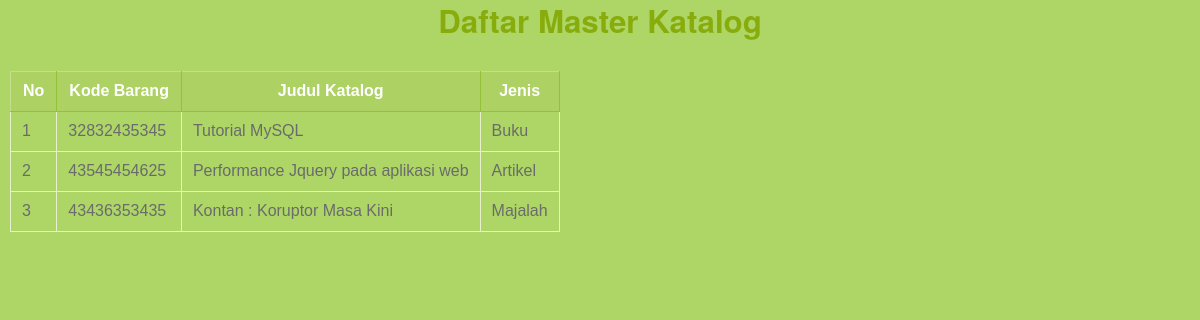
/daftar_katalog.php, run on the app's committed database.
### tables this page shows
CREATE TABLE IF NOT EXISTS `katalog` (
  `id` int(50) NOT NULL AUTO_INCREMENT,
  `kode` varchar(200) NOT NULL,
  `judul` varchar(200) NOT NULL,
  `jenis` varchar(200) NOT NULL,
  PRIMARY KEY (`id`)
);

### daftar_katalog.php (the view, shortened to what this page needs)
<link rel="stylesheet" href="css/style.css" type="text/css" />
<h2 align="center">Daftar Master Katalog</h2>
<table border="1">
<tr><th>No</th><th>Kode Barang</th><th>Judul Katalog</th><th>Jenis</th></tr>
<?php
include 'config/koneksi.php';
$query="SELECT * FROM katalog ORDER BY id";
$tampil=mysqli_query($konek,$query)or die(mysqli_error($konek));
$no=1;
while ($data=mysqli_fetch_array($tampil)) { ?>
	<tr><td><?php echo $no++ ?></td>
	<td><?php echo $data['kode'] ?></td>
	<td><?php echo $data['judul'] ?></td>
	<td><?php echo $data['jenis'] ?></td></tr>
<?php
}
?>
</table>

### css/style.css (style rules this page uses)
* { margin: 0; padding: 0; outline: 0 }
h1, h2, h3 { font-family: 'Trebuchet MS', 'Helvetica Neue', Arial, Sans-serif; font-weight: Bold; padding: 10px; color: #444; }
h2 { font-size: 2.5em; color: #88AC0B; }
table { border-collapse: collapse; margin: 8px 10px; }
th { height: 38px; padding-left: 12px; padding-right: 12px; color: #fff; text-align: center; background: #ADD163; border-width: 1px; border-style: solid; border-color: #C4DE8F #93C138 #93C138 #C4DE8F; }
tr { height: 40px; }
td { padding-left: 11px; padding-right: 11px; border: 1px solid #E7F0CC; }

### data on the page
katalog: kode "32832435345", judul "Tutorial MySQL", jenis "Buku"
katalog: kode "43545454625", judul "Performance Jquery pada aplikasi web", jenis "Artikel"
katalog: kode "43436353435", judul "Kontan : Koruptor Masa Kini", jenis "Majalah"
